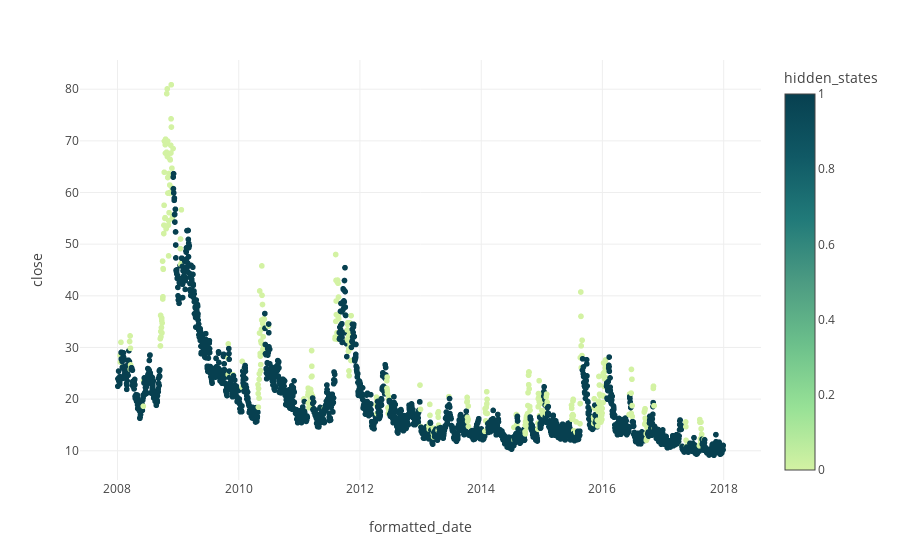

Source (notebook cell):
### Code cell
hidden_states = hgmm_model_vix.predict(reshaped_data_vix)
mu = np.array(hgmm_model_vix.means_)
sigma = np.array(np.sqrt(np.array([np.diag(hgmm_model_vix.covars_[i]) for i in range(len(hgmm_model_vix.covars_))])))
T = np.array(hgmm_model_vix.transmat_)
# find log-likelihood of HMM
prob = hgmm_model_vix.score(reshaped_data_vix)
data = vix[1:][["close"]]
data["hidden_states"] = hidden_states
px.scatter(data, x=data.index, y="close", color="hidden_states", template=style, color_continuous_scale="Emrld")

### Figure 1 — Plotly figure (JSON) as saved in the notebook; plotly's stock layout.template omitted (floating-point values rounded to 4 significant figures; data arrays with more than 128 entries replaced by an {"elided": "..."} marker saying what was removed)
{"data": [{"hovertemplate": "formatted_date=%{x}<br>close=%{y}<br>hidden_states=%{marker.color}<extra></extra>", "legendgroup": "", "marker": {"color": {"elided": "2517 int values"}, "coloraxis": "coloraxis", "symbol": "circle"}, "mode": "markers", "name": "", "showlegend": false, "type": "scattergl", "x": {"elided": "2517 str values"}, "xaxis": "x", "y": {"elided": "2517 float values"}, "yaxis": "y"}], "layout": {"coloraxis": {"colorbar": {"title": {"text": "hidden_states"}}, "colorscale": [[0, "rgb(211, 242, 163)"], [0.1667, "rgb(151, 225, 150)"], [0.3333, "rgb(108, 192, 139)"], [0.5, "rgb(76, 155, 130)"], [0.6667, "rgb(33, 122, 121)"], [0.8333, "rgb(16, 89, 101)"], [1, "rgb(7, 64, 80)"]]}, "legend": {"tracegroupgap": 0}, "margin": {"t": 60}, "xaxis": {"anchor": "y", "domain": [0, 1], "title": {"text": "formatted_date"}}, "yaxis": {"anchor": "x", "domain": [0, 1], "title": {"text": "close"}}}}
